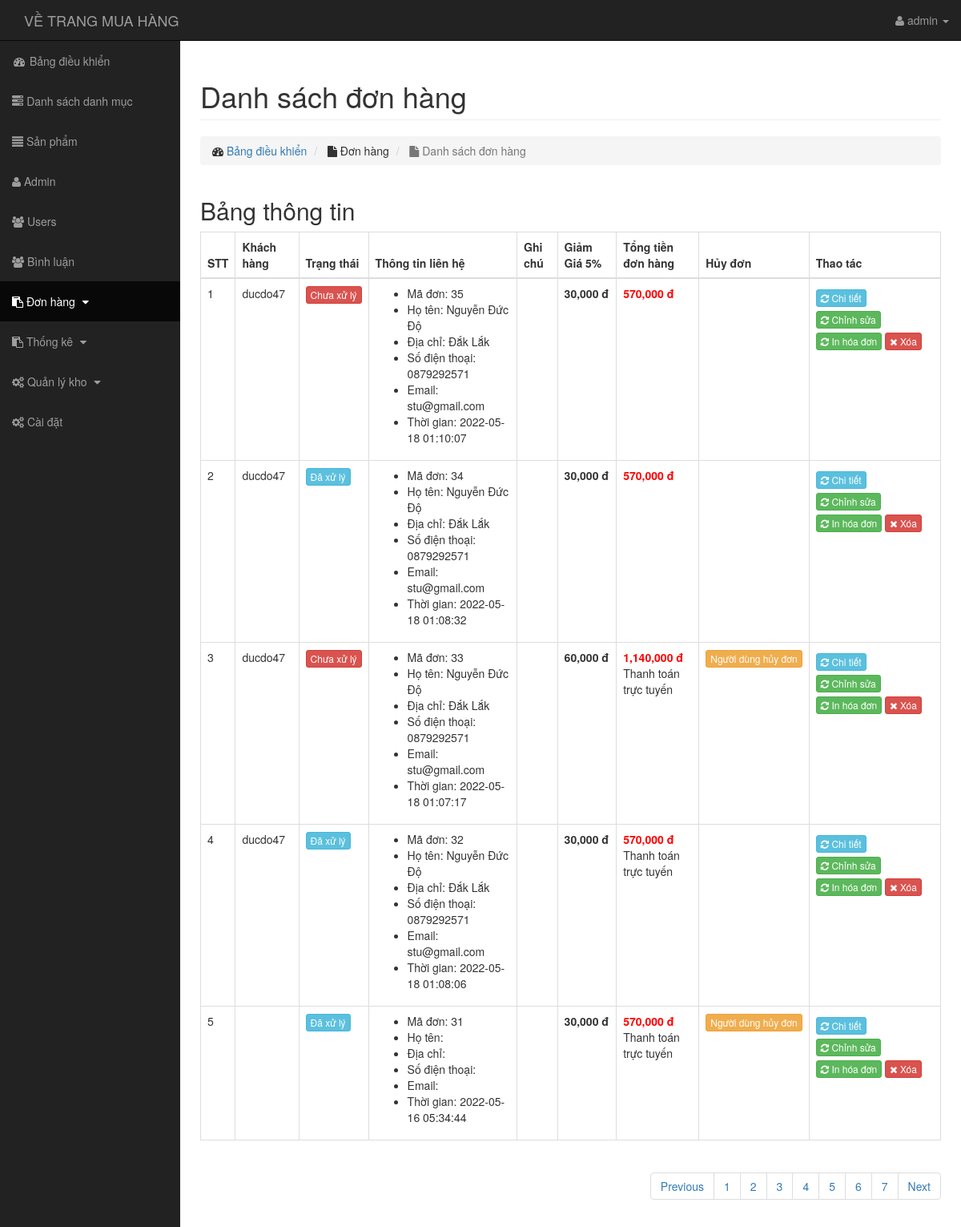
Screenshot of /admin/transaction/index.php (signed in) with the database file from the repository.
### tables this page shows
CREATE TABLE `transaction` (
  `id` int(11) NOT NULL,
  `amount` varchar(255) NOT NULL,
  `bank_code` varchar(50) NOT NULL,
  `users_id` int(11) NOT NULL,
  `ten` varchar(50) NOT NULL,
  `sdt` varchar(10) NOT NULL,
  `email` varchar(50) NOT NULL,
  `diachi` varchar(255) NOT NULL,
  `status` tinyint(4) NOT NULL DEFAULT '0',
  `note` text NOT NULL,
  `huy` int(11) NOT NULL DEFAULT '0',
  `done` int(11) NOT NULL DEFAULT '0',
  `tructuyen` int(11) DEFAULT '0',
  `create_at` timestamp NOT NULL DEFAULT CURRENT_TIMESTAMP,
  `update_at` timestamp NOT NULL DEFAULT CURRENT_TIMESTAMP ON UPDATE CURRENT_TIMESTAMP
);

CREATE TABLE `users` (
  `id` int(11) NOT NULL,
  `name` varchar(255) NOT NULL,
  `account` varchar(255) NOT NULL,
  `email` varchar(255) NOT NULL,
  `phone` varchar(10) NOT NULL,
  `address` varchar(255) NOT NULL,
  `level` int(255) NOT NULL DEFAULT '0',
  `password` varchar(255) NOT NULL,
  `avatar` varchar(255) NOT NULL,
  `status` tinyint(4) NOT NULL DEFAULT '1',
  `token` varchar(50) NOT NULL,
  `create_at` timestamp NOT NULL DEFAULT CURRENT_TIMESTAMP,
  `update_at` timestamp NOT NULL DEFAULT CURRENT_TIMESTAMP ON UPDATE CURRENT_TIMESTAMP
);

### admin/autoload/dtbase.php (called while the page is built, shortened)
<?php
    class Database
    {
        public $link;
        public function __construct()
        {
            $this->link = mysqli_connect("localhost","root","","banhang") or die ();
            mysqli_set_charset($this->link,"utf8");
        }
        public function countTable($table)
        {
            $sql = "SELECT id FROM  {$table}";
            $result = mysqli_query($this->link, $sql) or die("Lỗi Truy Vấn countTable----" .mysqli_error($this->link));
            $num = mysqli_num_rows($result);
            return $num;
        }
         public  function fetchJone($table,$sql ,$page = 0,$row ,$pagi = false )
        {
            $data = [];
            if ($pagi == true )
            {
                $total = $this->countTable($table);
                $sotrang = ceil($total / $row);
                $start = ($page - 1 ) * $row ;
                $sql .= " LIMIT $start,$row";
                $data = [ "page" => $sotrang];
                $result = mysqli_query($this->link,$sql) or die("Lỗi truy vấn fetchJone ---- " .mysqli_error($this->link));
            }
            else
            {
                $result = mysqli_query($this->link,$sql) or die("Lỗi truy vấn fetchJone ---- " .mysqli_error($this->link));
            }
            if( $result)
            {
                while ($num = mysqli_fetch_assoc($result))
                {
                    $data[] = $num;
                }
            }
            return $data;
        }
    }
?>

### admin/autoload/autoload.php (called while the page is built, shortened)
<?php
    include_once'dtbase.php';
    include_once'ftion.php';
        $db = new Database;
     ?>

### admin/autoload/ftion.php (called while the page is built, shortened)
<?php
    function formatprice($number)
    {
        $number = intval($number);
       return $number = number_format($number,0,'.',',')." đ";
    }
 ?>

### admin/transaction/index.php (the view, shortened to what this page needs)
<?php include_once'../autoload/autoload.php';
    $sql=" SELECT transaction.*, users.account as useraccount, users.name as username, users.phone as userphone, users.address as useraddress, users.email as useremail FROM transaction LEFT JOIN users ON users.id = transaction.users_id ORDER BY id DESC";
    if(isset($_GET['page']))
    {
        $p=$_GET['page'];
    }
    else{
        $p=1;
    }
    $transaction=$db->fetchJone('transaction',$sql,$p,5,true);
    $sotrang = $transaction['page'];
    unset($transaction['page']);
    ?>
<?php include_once'../../layouts/header.php'?>
<div class="row">
    <div class="col-lg-12">
        <h1 class="page-header">
            Danh sách đơn hàng
        </h1>
        <ol class="breadcrumb">
            <li>
                <i class="fa fa-dashboard"></i>  <a href="../index.php">Bảng điều khiển</a>
            </li>
            <li>
                <i class="fa fa-file"></i> Đơn hàng
            </li>
            <li class="active">
                <i class="fa fa-file"></i> Danh sách đơn hàng
            </li>
        </ol>
    </div>
</div>
<div class="row">
    <div class="col-md-12">
        <h2>Bảng thông tin</h2>
        <div class="table-responsive">
            <table class="table table-bordered table-hover">
                <thead>
                    <tr>
                        <th>STT</th>
                        <th>Khách hàng</th>
                        <th>Trạng thái</th>
                        <th>Thông tin liên hệ</th>
                        <th>Ghi chú</th>
                        <th>Giảm Giá 5%</th>
                        <th>Tổng tiền đơn hàng</th>
                        <th>Hủy đơn</th>
                        <th>Thao tác</th>
                    </tr>
                </thead>
                <tbody>
                    <?php
                    $num =($p-1)*5+1;
                        foreach ($transaction as $row) {
                           ?>
                    <tr>
                        <td><?php echo $num ?></td>
                        <td><?php echo $row['username'];?></td>
                        <td>
                            <?php if($row['done'] == 0): ?>
                            <a href="status.php?id=<?php echo $row['id'] ?>" class="btn btn-xs <?php echo $row['status']==0? 'btn-danger': 'btn-info' ?>"><?php echo $row['status'] == 0 ? 'Chưa xử lý':'Đã xử lý'; ?></a>
                            <?php else: ?>
                            <a href="status.php?id=<?php echo $row['id'] ?>" class="btn btn-xs <?php echo $row['status']==0? 'btn-danger disabled': 'btn-info' ?>"><?php echo $row['status'] == 0 ? 'Chưa xử lý':'Đã xử lý'; ?></a>
                            <?php endif ?>
                        </td>
                        <td>
                            <ul>
                                <li>Mã đơn: <?php echo $row['id'];?></li>
                                <li>Họ tên: <?php echo $row['useraccount'];?></li>
                                <li>Địa chỉ: <?php echo $row['useraddress'];?></li>
                                <li>Số điện thoại: <?php echo $row['userphone'];?></li>
                                <li>Email: <?php echo $row['useremail'];?></li>
                                <li>Thời gian: <?php echo $row['update_at'];?></li>
                            </ul>
                        </td>
                        <td><?php echo $row['note'];?></td>
                        <td><b><?php echo formatprice(($row['amount']/95*100)/20) ?></b></td>
                        <td><b style="color:red"><?php echo formatprice($row['amount']);?></b>
                    <p><?php echo $row['tructuyen']==1 ? 'Thanh toán trực tuyến':'' ?></p>
                    </td>
                        <td>
                            <?php if($row['huy']==1) :?>
                            <a href="done.php?id=<?php echo $row['id'] ?>" class="btn btn-xs <?php echo $row['done']==0? 'btn-warning':'btn-primary'?>"><?php echo $row['done'] == 0? 'Người dùng hủy đơn':'Đã xác nhận'; ?></a>
                            <?php endif ?>
                        </td>
                        <td>
                            <a style="margin-top: 5px;" href="donhang.php?id=<?php echo $row['id'] ?>" class="btn btn-xs btn-info"><i class="fa fa-refresh" style="color: #fff;"></i> Chi tiết</a>
                            <a style="margin-top: 5px;" href="edit.php?id=<?php echo $row['id'] ?>" class="btn btn-xs btn-success"><i class="fa fa-refresh" style="color: #fff;"></i> Chỉnh sửa</a>
                            <a style="margin-top: 5px;" href="in.php?id=<?php echo $row['id'] ?>" class="btn btn-xs btn-success"><i class="fa fa-refresh" style="color: #fff;"></i> In hóa đơn</a>
                            <a style="margin-top: 5px;" class="btn btn-xs btn-danger" href="delete.php?id=<?php echo $row['id'];?>" onclick="return confirm('Bạn thực sự muốn xóa nó?');"><i class="fa fa-remove" style="color: #fff;"></i> Xóa</a>
                        </td>
                    </tr>
                    <?php $num++; } ?>
                </tbody>
            </table>
            <div class="pull-right">
                <nav aria-label="page navigation">
                    <ul class="pagination">
                        <li class="page-item">
                            <a class="page-link" href="?page=<?php echo $p-1==0?1:$p-1 ?>" tabindex="-1">Previous</a>
                        </li>
                        <?php for ($i=1; $i <=$sotrang ; $i++):  ?>
                        <li class="<?php ($p==$i)?$active:'' ?>"><a class="" href="?page=<?php echo $i ?>"><?php echo $i ?></a></li>
                        <?php endfor ?>
                        <li class="page-item">
                            <a class="page-link" href="?page=<?php echo $p+1<$i?$p+1:$p ?>">Next</a>
                        </li>
                    </ul>
                </nav>
            </div>
        </div>
    </div>
</div>
<?php include_once'../../layouts/footer.php'?>

### public/admin/css/sb-admin.css (style rules this page uses)
body { margin-top: 100px; background-color: #222; }
@media (min-width:768px) { body { margin-top: 50px; } }

### rows the page displays
transaction: users.name "ducdo47", status "Chưa xử lý", id "35", users.account "Nguyễn Đức Độ", users.address "Đắk Lắk", users.phone "0879292571", users.email "stu@gmail.com", update_at "2022-05-18 01:10:07", formatprice(($row['amount']/95*100)/20) "30,000 đ", amount "570,000 đ"
transaction: users.name "ducdo47", status "Đã xử lý", id "34", users.account "Nguyễn Đức Độ", users.address "Đắk Lắk", users.phone "0879292571", users.email "stu@gmail.com", update_at "2022-05-18 01:08:32", formatprice(($row['amount']/95*100)/20) "30,000 đ", amount "570,000 đ"
transaction: users.name "ducdo47", status "Chưa xử lý", id "33", users.account "Nguyễn Đức Độ", users.address "Đắk Lắk", users.phone "0879292571", users.email "stu@gmail.com", update_at "2022-05-18 01:07:17", formatprice(($row['amount']/95*100)/20) "60,000 đ", amount "1,140,000 đ", tructuyen "Thanh toán trực tuyến", done "Người dùng hủy đơn"
transaction: users.name "ducdo47", status "Đã xử lý", id "32", users.account "Nguyễn Đức Độ", users.address "Đắk Lắk", users.phone "0879292571", users.email "stu@gmail.com", update_at "2022-05-18 01:08:06", formatprice(($row['amount']/95*100)/20) "30,000 đ", amount "570,000 đ", tructuyen "Thanh toán trực tuyến"
transaction: status "Đã xử lý", id "31", update_at "2022-05-16 05:34:44", formatprice(($row['amount']/95*100)/20) "30,000 đ", amount "570,000 đ", tructuyen "Thanh toán trực tuyến", done "Người dùng hủy đơn"

### other values shown
$_SESSION['admin_user'] "admin"
